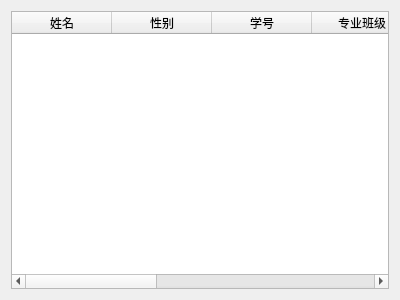
<?xml version="1.0" encoding="UTF-8"?>
<ui version="4.0">
 <class>GradeTestselect</class>
 <widget class="QWidget" name="GradeTestselect">
  <property name="geometry">
   <rect>
    <x>0</x>
    <y>0</y>
    <width>400</width>
    <height>300</height>
   </rect>
  </property>
  <property name="windowTitle">
   <string>Form</string>
  </property>
  <layout class="QVBoxLayout" name="verticalLayout">
   <item>
    <widget class="QTableWidget" name="tableWidget">
     <column>
      <property name="text">
       <string>姓名</string>
      </property>
     </column>
     <column>
      <property name="text">
       <string>性别</string>
      </property>
     </column>
     <column>
      <property name="text">
       <string>学号</string>
      </property>
     </column>
     <column>
      <property name="text">
       <string>专业班级</string>
      </property>
     </column>
     <column>
      <property name="text">
       <string>考试名称</string>
      </property>
     </column>
     <column>
      <property name="text">
       <string>是否通过</string>
      </property>
     </column>
     <column>
      <property name="text">
       <string>违规级别</string>
      </property>
     </column>
     <column>
      <property name="text">
       <string>分数</string>
      </property>
     </column>
    </widget>
   </item>
  </layout>
 </widget>
 <resources/>
 <connections/>
</ui>
